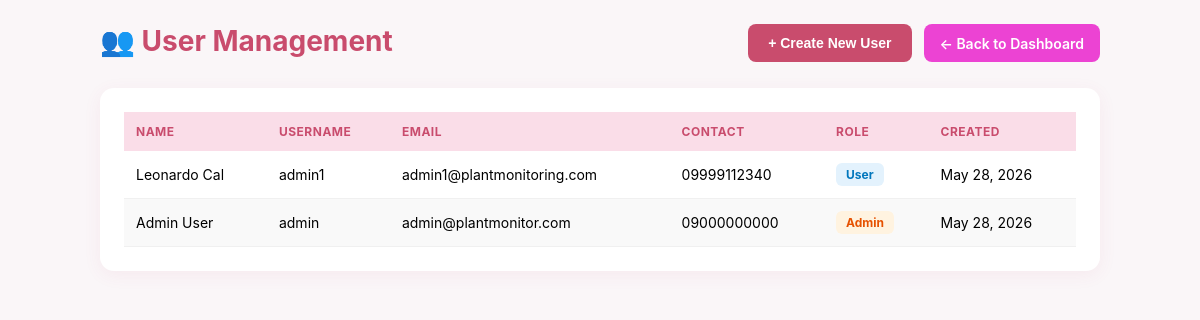
Screenshot of /users_manager.php (signed in) with the database file from the repository.
### tables this page shows
CREATE TABLE `users` (
  `id` int(11) NOT NULL,
  `first_name` varchar(100) NOT NULL,
  `middle_name` varchar(100) DEFAULT NULL,
  `last_name` varchar(100) NOT NULL,
  `username` varchar(100) NOT NULL,
  `password` varchar(255) NOT NULL,
  `email` varchar(150) NOT NULL,
  `contact_number` varchar(20) DEFAULT NULL,
  `profile_picture` longblob DEFAULT NULL,
  `role` enum('admin','user') DEFAULT 'user',
  `created_at` timestamp NOT NULL DEFAULT current_timestamp(),
  `updated_at` timestamp NOT NULL DEFAULT current_timestamp() ON UPDATE current_timestamp()
);

### users_manager.php (the view, shortened to what this page needs)
<?php
require 'session_config.php';
$result = $connection->query("SELECT id, first_name, middle_name, last_name, username, email, contact_number, role, created_at FROM users ORDER BY created_at DESC");
$users = [];
while ($row = $result->fetch_assoc()) {
    $users[] = $row;
}
?>
<!DOCTYPE html>
<html lang="en">
<head>
</head>
<body>
    <div class="container">
        <header>
            <h1>👥 User Management</h1>
            <div class="btn-group">
                <button class="btn-primary" onclick="openCreateUserModal()">+ Create New User</button>
                <a href="live_dashboard.php" class="btn-secondary">← Back to Dashboard</a>
            </div>
        </header>
        <div class="card">
            <?php if (count($users) > 0): ?>
                <table>
                    <thead>
                        <tr>
                            <th>Name</th>
                            <th>Username</th>
                            <th>Email</th>
                            <th>Contact</th>
                            <th>Role</th>
                            <th>Created</th>
                        </tr>
                    </thead>
                    <tbody>
                        <?php foreach ($users as $u): ?>
                            <tr>
                                <td><?php echo htmlspecialchars($u['first_name'] . ' ' . $u['last_name']); ?></td>
                                <td><?php echo htmlspecialchars($u['username']); ?></td>
                                <td><?php echo htmlspecialchars($u['email']); ?></td>
                                <td><?php echo htmlspecialchars($u['contact_number'] ?? '-'); ?></td>
                                <td>
                                    <span class="badge badge-<?php echo $u['role']; ?>">
                                        <?php echo ucfirst($u['role']); ?>
                                    </span>
                                </td>
                                <td><?php echo date('M d, Y', strtotime($u['created_at'])); ?></td>
                            </tr>
                        <?php endforeach; ?>
                    </tbody>
                </table>
            <?php else: ?>
                <div class="no-records">No users found</div>
            <?php endif; ?>
        </div>
    </div>
</body>
</html>

### users_manager.php (style rules this page uses)
* { margin: 0; padding: 0; box-sizing: border-box; }
:root { --primary: #C94C6D; --primary-light: #FADDE8; --primary-dark: #A03B57; --body-bg: #faf6f8; --card-bg: #ffffff; --shadow: 0 4px 18px rgba(201,76,109,0.07); --radius: 14px; }
body { font-family: -apple-system, BlinkMacSystemFont, 'Segoe UI', Roboto, Helvetica, Arial, sans-serif; background: var(--body-bg); min-height: 100vh; padding: 24px 16px; }
.container { max-width: 1000px; margin: 0 auto; }
header { display: flex; justify-content: space-between; align-items: center; margin-bottom: 30px; position: relative; }
h1 { color: var(--primary); font-size: 28px; margin: 0; }
.btn-group { display: flex; gap: 12px; flex-shrink: 0; position: absolute; right: 0; top: 0; }
button, a.btn { padding: 10px 18px; border: none; border-radius: 8px; cursor: pointer; text-decoration: none; font-size: 14px; font-weight: 600; transition: all 0.3s; display: inline-flex; align-items: center; gap: 6px; white-space: nowrap; }
.btn-primary { background: var(--primary); color: white; padding: 11px 20px; }
.btn-secondary { background: #ec43d3; color: #ffffff; padding: 10px 16px; border: none; border-radius: 8px; cursor: pointer; text-decoration: none; font-size: 14px; font-weight: 600; transition: all 0.3s; display: inline-flex; align-items: center; gap: 6px; white-space: nowrap; }
.card { background: var(--card-bg); border-radius: var(--radius); padding: 24px; box-shadow: var(--shadow); overflow-x: auto; }
table { width: 100%; border-collapse: collapse; font-size: 14px; }
thead th { background: var(--primary-light); color: var(--primary); font-weight: 700; padding: 12px; text-align: left; font-size: 12px; text-transform: uppercase; letter-spacing: 0.5px; }
tbody tr:nth-child(even) { background: #f9f9f9; }
tbody td { padding: 12px; border-bottom: 1px solid #f0f0f0; }
.badge { display: inline-block; padding: 4px 10px; border-radius: 6px; font-size: 12px; font-weight: 700; }
.badge-admin { background: #fff3e0; color: #e65100; }
.badge-user { background: #e3f2fd; color: #0277bd; }

### rows the page displays
users: first_name+last_name "Leonardo Cal", username "admin1", email "admin1@plantmonitoring.com", contact_number "09999112340", role "User", created_at "May 28, 2026"
users: first_name+last_name "Admin User", username "admin", email "admin@plantmonitor.com", contact_number "09000000000", role "Admin", created_at "May 28, 2026"
